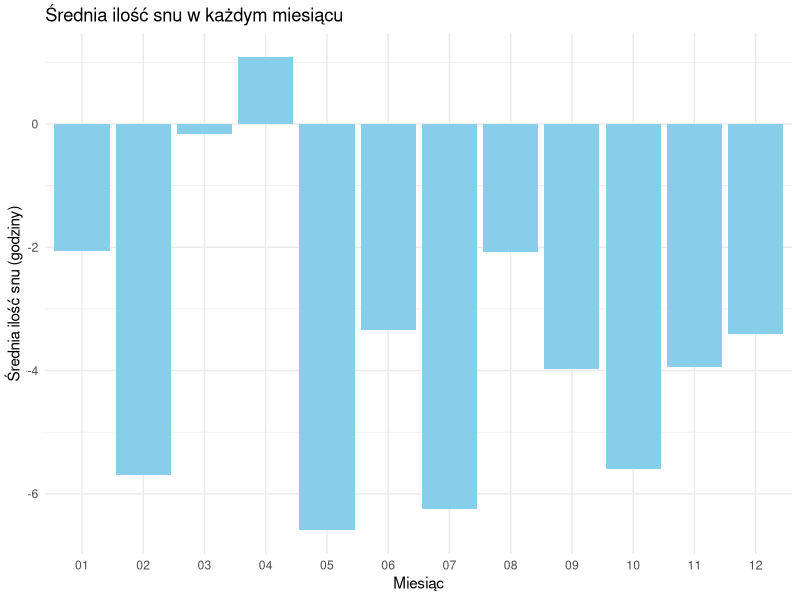
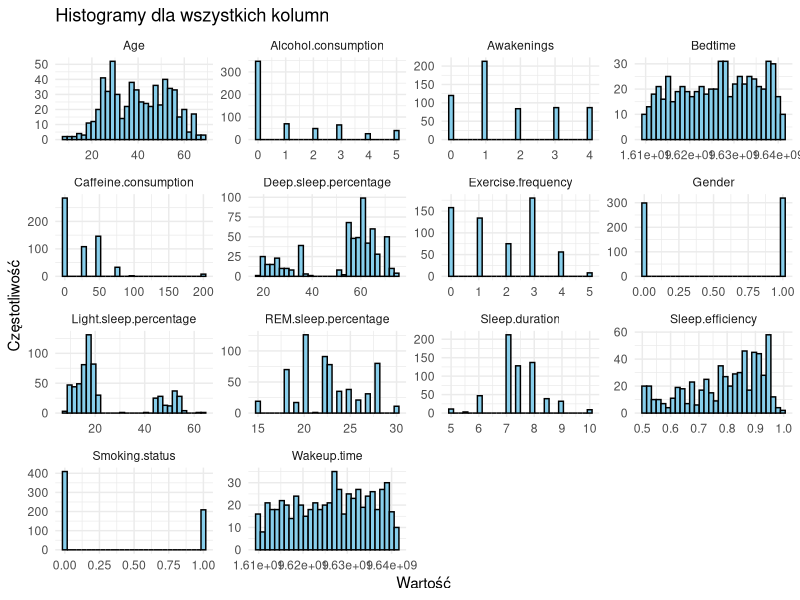

The R source for these figures, in order:
## ---- chunk 1
library(tidyverse)
data = read.csv('sleep.csv')
view(data)

## ---- chunk 2
# Przekształć dane
data_better <- data %>% 
  mutate(
    Smoking.status = as.factor(Smoking.status),
    Gender = as.factor(Gender),
    Bedtime = as.POSIXct(Bedtime, format = "%d/%m/%Y %H:%M"),
    Wakeup.time = as.POSIXct(Wakeup.time, format = "%d/%m/%Y %H:%M"),
    Sleep.duration = difftime(Wakeup.time, Bedtime, units = "hours"),
    Month = format(Bedtime, "%m")
  )
## ---- chunk 3
# Oblicz średnią długość snu dla każdego miesiąca i narysuj wykres
data_better %>%
  group_by(Month) %>%
  summarise(Average.sleep = mean(Sleep.duration, na.rm = TRUE)) %>%
  ggplot(aes(x = Month, y = Average.sleep)) +
  geom_col(fill = "skyblue") +  # Wykres słupkowy
  labs(
    title = "Średnia ilość snu w każdym miesiącu",
    x = "Miesiąc",
    y = "Średnia ilość snu (godziny)"
  ) +
  theme_minimal()
## ---- chunk 4
library(dplyr)

# Zmiana wartości w kolumnie Gender (Male -> 1, Female -> 0)
dataframe <- data %>%
  mutate(Gender = ifelse(Gender == "Male", 1, 0))

# Zmiana wartości w kolumnie Smoking status (Yes -> 1, No -> 0)
dataframe <- dataframe %>%
  mutate(Smoking.status = ifelse(Smoking.status == "Yes", 1, 0))

# Konwersja Bedtime i Wakeup time na format daty i czasu
dataframe <- dataframe %>%
  mutate(
    Bedtime = as.POSIXct(Bedtime, format = "%d/%m/%Y %H:%M"),
    Wakeup.time = as.POSIXct(Wakeup.time, format = "%d/%m/%Y %H:%M")
  )

# Konwersja Bedtime i Wakeup time na liczbę sekund od epoki (UNIX timestamp)
dataframe <- dataframe %>%
  mutate(
    Bedtime = as.numeric(as.POSIXct(Bedtime)),
    Wakeup.time = as.numeric(as.POSIXct(Wakeup.time))
  )

# Przeniesienie kolumny "Sleep efficiency" na koniec
cols <- colnames(dataframe)
dataframe <- dataframe %>%
  select(all_of(setdiff(cols, "Sleep.efficiency")), "Sleep.efficiency")

# Usunięcie kolumny ID
dataframe <- dataframe %>%
  select(-ID)

# Rysowanie histogramów dla wszystkich kolumn
library(ggplot2)

dataframe %>%
  gather(key = "Variable", value = "Value") %>%
  ggplot(aes(x = Value)) +
  facet_wrap(~Variable, scales = "free") +
  geom_histogram(bins = 30, fill = "skyblue", color = "black") +
  theme_minimal() +
  labs(title = "Histogramy dla wszystkich kolumn", x = "Wartość", y = "Częstotliwość")

# Podgląd pierwszych wierszy danych
head(dataframe)

